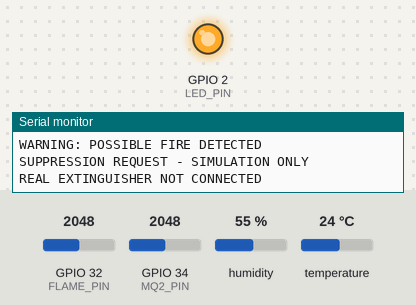
A sketch run on a simulated ESP32. On the bench: output pins drawn as LEDs (lit = HIGH), the last lines printed to the serial monitor. Inputs (shaded band) come from the test bench; at power-on: GPIO 34 (MQ2_PIN) = 2048, GPIO 32 (FLAME_PIN) = 2048, humidity 55 %, temperature 24 °C.

Above: at 1.8 s.
1.9 s: GPIO 34 (MQ2_PIN) set to 1865
3.4 s: GPIO 34 (MQ2_PIN) set to 1736
At 5.2 s:
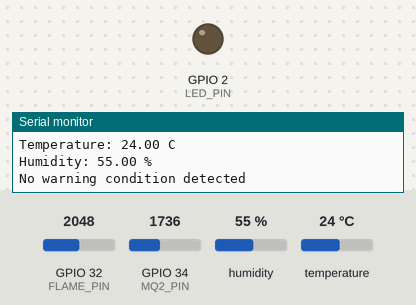
5.6 s: GPIO 34 (MQ2_PIN) set to 1840
At 7.1 s:
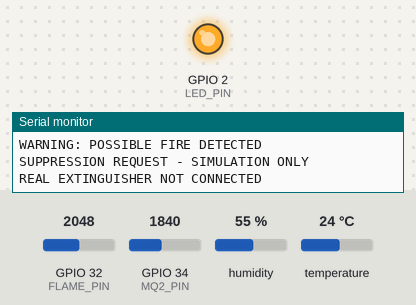
7.6 s: GPIO 34 (MQ2_PIN) set to 1760
At 9.0 s:
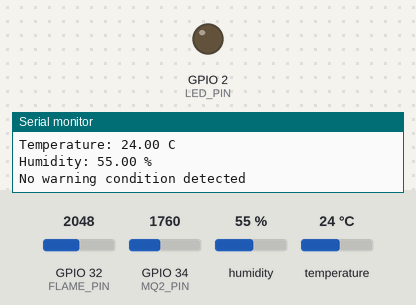
Timing chart, 0 to 10.6 s (numbered marks = the images above; inputs shaded):
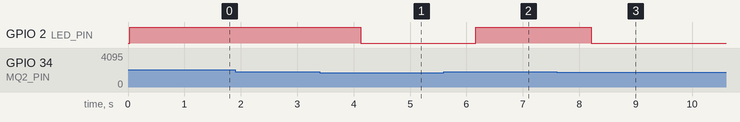

The sketch:

esp32_fire_detection.ino
```cpp
#include <DHT.h>  // Library for DHT11 temperature and humidity sensor

// Define the pins connected to the sensors and LED
#define MQ2_PIN 34       // MQ2 smoke sensor analog output pin
#define FLAME_PIN 32     // Flame sensor analog output pin
#define DHT_PIN 4        // DHT11 sensor data pin
#define LED_PIN 2        // LED pin for fire warning
#define DHT_TYPE DHT11   // Specify the sensor type as DHT11

// Create a DHT sensor object
DHT dht(DHT_PIN, DHT_TYPE);

// Set threshold values for detecting fire conditions
int smokeLimit = 1800;     // Smoke detection threshold
int flameLimit = 1000;     // Flame detection threshold
float tempLimit = 50.0;    // Temperature threshold in Celsius

void setup() {
  // Start serial communication for displaying sensor readings
  Serial.begin(115200);

  // Configure sensor pins as input and LED pin as output
  pinMode(MQ2_PIN, INPUT);
  pinMode(FLAME_PIN, INPUT);
  pinMode(LED_PIN, OUTPUT);

  // Keep the LED OFF initially
  digitalWrite(LED_PIN, LOW);

  // Initialize the DHT11 sensor
  dht.begin();

  // Display project information in the Serial Monitor
  Serial.println("Automatic Fire Detection Prototype");
  Serial.println("Suppression activation: SIMULATION ONLY");
}

void loop() {
  // Read smoke and flame sensor values
  int smokeValue = analogRead(MQ2_PIN);
  int flameValue = analogRead(FLAME_PIN);

  // Read temperature and humidity from the DHT11 sensor
  float temperature = dht.readTemperature();
  float humidity = dht.readHumidity();

  // Check whether the smoke level exceeds the limit
  bool smokeDetected = smokeValue > smokeLimit;

  // Check whether the flame sensor value is below the limit
  bool flameDetected = flameValue < flameLimit;

  // Check whether the temperature reaches the set limit
  // isnan() checks whether the temperature reading is invalid
  bool highTemperature = !isnan(temperature) &&
                        temperature >= tempLimit;

  // Fire is detected if any one of the conditions is true
  bool fireDetected = smokeDetected ||
                      flameDetected ||
                      highTemperature;

  // Print a separator before displaying sensor readings
  Serial.println("\n-------------------------");

  // Display the smoke sensor value
  Serial.print("Smoke value: ");
  Serial.println(smokeValue);

  // Display the flame sensor value
  Serial.print("Flame value: ");
  Serial.println(flameValue);

  // Check whether the DHT11 readings are valid
  if (isnan(temperature) || isnan(humidity)) {
    Serial.println("DHT11 reading failed");
  } else {
    // Display temperature in Celsius
    Serial.print("Temperature: ");
    Serial.print(temperature);
    Serial.println(" C");

    // Display relative humidity as a percentage
    Serial.print("Humidity: ");
    Serial.print(humidity);
    Serial.println(" %");
  }

  // If any fire condition is detected
  if (fireDetected) {
    // Turn ON the LED as a warning indicator
    digitalWrite(LED_PIN, HIGH);

    // Display the fire warning message
    Serial.println("WARNING: POSSIBLE FIRE DETECTED");

    // Simulate a suppression request without activating equipment
    Serial.println("SUPPRESSION REQUEST - SIMULATION ONLY");
    Serial.println("REAL EXTINGUISHER NOT CONNECTED");

  } else {
    // If no fire condition is detected, turn OFF the LED
    digitalWrite(LED_PIN, LOW);

    // Display the normal status message
    Serial.println("No warning condition detected");
  }

  // Wait for one second before the next sensor reading
  delay(1000);
}
```

Measured:
- the behaviour switches between 1801 and 1800 on GPIO 34 (MQ2_PIN) (found by bisection; images 0 and 1)
- after the input at 3.4 s, GPIO 2 (LED_PIN): HIGH → LOW after 0.73 s
- after the input at 5.6 s, GPIO 2 (LED_PIN): LOW → HIGH after 0.56 s
- after the input at 7.6 s, GPIO 2 (LED_PIN): HIGH → LOW after 0.61 s
